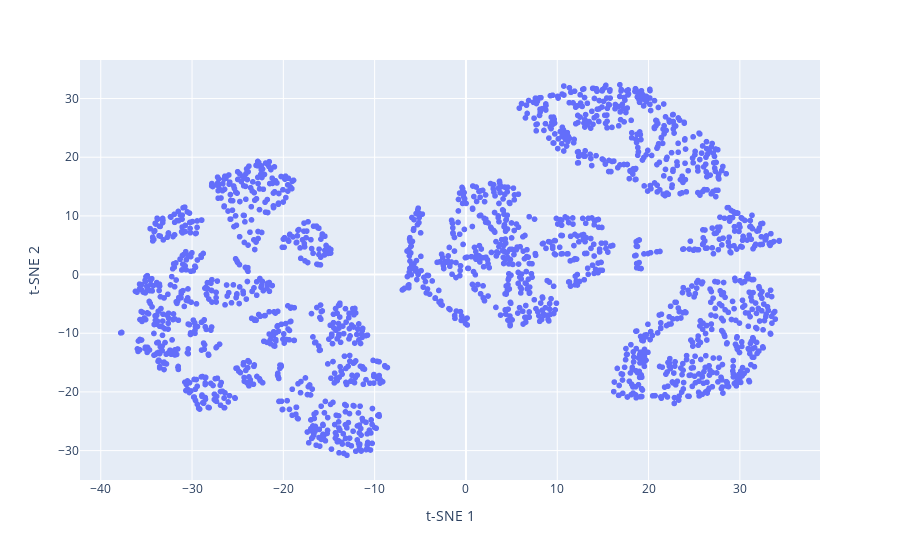

Source (notebook cell):
### Code cell
# Plot t-SNE for generated (MDS-based) embeddings

import graph_util
from sklearn.manifold import TSNE
import plotly.express as px
import pandas as pd

embeddings = graph_util.generate_embeddings(diss_mat, 8)

two_dim = TSNE(n_components=2, learning_rate=20, perplexity=50).fit_transform(embeddings)

tsne_df = pd.DataFrame(data={'t-SNE 1': two_dim[:, 0], 't-SNE 2': two_dim[:, 1], 
                             'model_dicts': [f'{graph.model_dict}' for graph in graphlib.library],
                              'layers': [graph.model_dict['l'] for graph in graphlib.library]})

fig = px.scatter(tsne_df, x='t-SNE 1', y='t-SNE 2', hover_data=['model_dicts'])
fig.show()

### Figure 1 — Plotly figure (JSON) as saved in the notebook; plotly's stock layout.template omitted (floating-point values rounded to 4 significant figures; data arrays with more than 128 entries replaced by an {"elided": "..."} marker saying what was removed)
{"data": [{"customdata": {"elided": "2037x1 str values"}, "hovertemplate": "t-SNE 1=%{x}<br>t-SNE 2=%{y}<br>model_dicts=%{customdata[0]}<extra></extra>", "legendgroup": "", "marker": {"color": "#636efa", "symbol": "circle"}, "mode": "markers", "name": "", "showlegend": false, "type": "scattergl", "x": {"elided": "2037 float values"}, "xaxis": "x", "y": {"elided": "2037 float values"}, "yaxis": "y"}], "layout": {"legend": {"tracegroupgap": 0}, "margin": {"t": 60}, "xaxis": {"anchor": "y", "domain": [0, 1], "title": {"text": "t-SNE 1"}}, "yaxis": {"anchor": "x", "domain": [0, 1], "title": {"text": "t-SNE 2"}}}}
